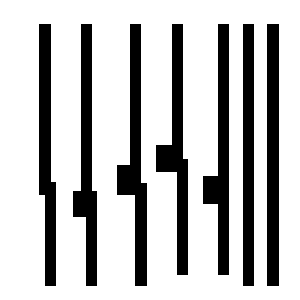
%> input picture tests/tiny.pbm, 300 x 300 px
$ octave tiny.m   (GNU Octave 9; MATLAB toolbox functions it lacks are replaced by stand-ins)
%> lines starting %> are read from the running program, lines starting %| are printed output that depends on the picture; in (x1, y1, x2, y2) boxes, pixels count from 0 and x2, y2 are one past the last pixel; in counts of white or black regions, pixels touching at a corner belong together; the program's own positions count from 1
### matlab/make_jinc.m
%clear all;
function [H] = make_jinc(P, scale)

x = [-floor(P/2) : 1 : floor(P/2)];
y = x;

[xx,yy]=meshgrid(x,y);

r = sqrt(xx.^2+yy.^2);

z = ones(size(r));
k = find(r);
z(k) = besselj(1, 2*pi*r(k)*scale) ./ ( 2*pi*r(k)*scale );
z(ceil(P/2), ceil(P/2)) = 0.5;

H = z / sum(sum(z));

### matlab/tiny.m
Resolution = 15;    %nm per pixel in the input image
NA = 0.95;          %numerical aperture
lambda = 193;       %wavelength
threshold = 0.2;    %Resist Threshold
Filter_Size = 310;   %Jinc filter size

I = double(imread('../tests/tiny.pbm'));
%> I: size 300x300 double; values 0 (black) and 1 (white), 75.3% white; 7 black regions, largest, box (x1, y1, x2, y2) and area: (117, 24, 147, 286) 3435, (156, 24, 188, 275) 3258, (73, 24, 97, 286) 3220

H = make_jinc( Filter_Size, (NA/lambda)*Resolution );

Field = imfilter ( I, H, 'replicate', 'same' ) ;
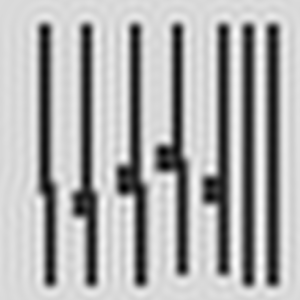
%> Field: size 300x300 double; min -0.222, max 1.21, mean 0.755; drawn with min black and max white
Aerial = abs(Field).^2;
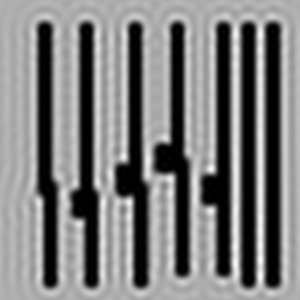
%> Aerial: size 300x300 double; min 5.7e-14, max 1.46, mean 0.725; drawn with min black and max white

Contour = Aerial > threshold;
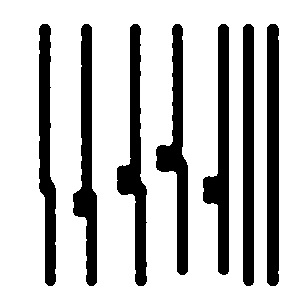
%> Contour: size 300x300 logical; 76.2% white; 7 black regions, largest, box (x1, y1, x2, y2) and area: (117, 24, 147, 286) 3211, (203, 24, 229, 275) 3134, (73, 24, 97, 286) 3120

f1=figure; imagesc(I); axis image; colormap gray; title('Original');
f2=figure; imagesc(Aerial); axis image; title('Aerial Image');
%> after `title('Aerial Image')`:
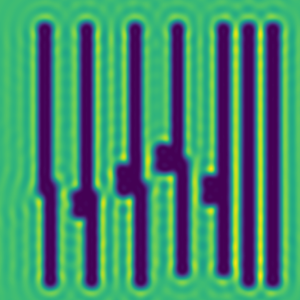
%> displayed picture: size 300x300x3, on the screen's scale of 0 to 255; mean R, G, B 69.6, 136.6, 109
f3=figure; imagesc(Contour); axis image; colormap gray; title('Contours');
%saveas(f1,'tiny-original.png');
%saveas(f2,'tiny-aerial.png');
%saveas(f3,'tiny-contours.png');
imwrite(I,'tiny-original.tiff','Compression','none')
imwrite(Aerial,'tiny-aerial.tiff','Compression','none')
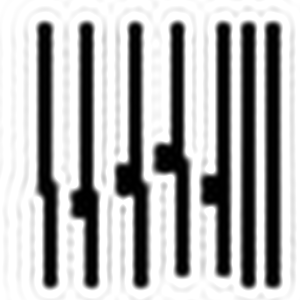
%> saved as tiny-aerial.tiff: size 300x300 uint8; min 0, max 255, mean 176.1
imwrite(Contour,'tiny-contours.tiff','Compression','none')
